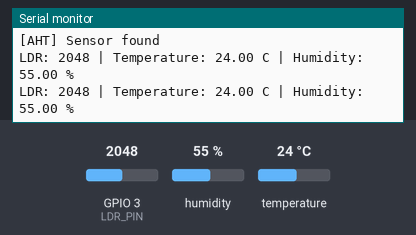
Bench run of a program on a simulated ESP32-C3. Shown: the last lines printed to the serial monitor. Inputs (shaded band) come from the test bench; at power-on: humidity 55 %, GPIO 3 (LDR_PIN) = 2048, temperature 24 °C.

Above: at 3.2 s.
3.3 s: humidity set to 22 %
At 4.6 s:
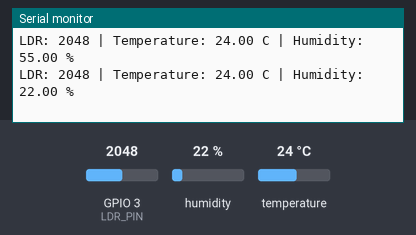
4.8 s: GPIO 3 (LDR_PIN) set to 2866
At 6.0 s:
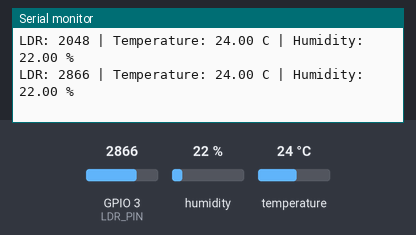
6.3 s: temperature set to 12 °C
At 7.2 s:
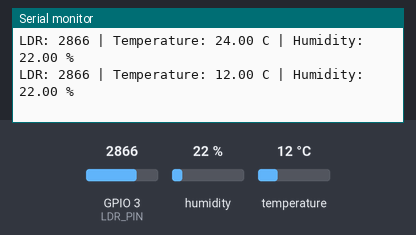
7.8 s: GPIO 3 (LDR_PIN) set to 3603
At 8.8 s:
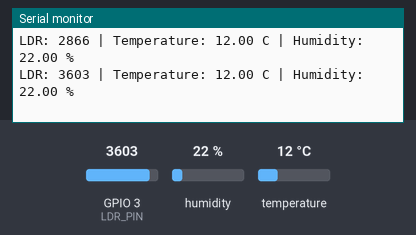
9.3 s: humidity set to 40 %
At 10.1 s:
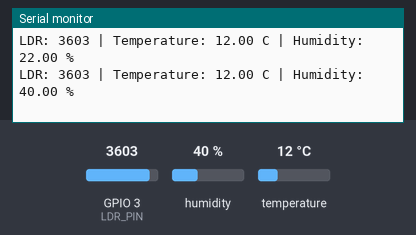
Timing chart, 0 to 11.8 s (numbered marks = the images above; inputs shaded):
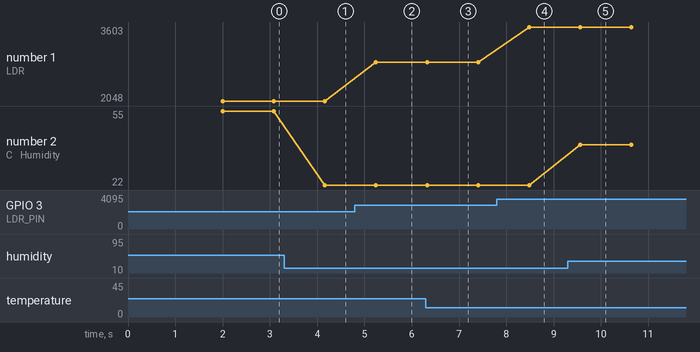

Measured:
- after the input at 3.3 s, the serial monitor: prints a new line after 0.86 s (image 1)
- after the input at 4.8 s, the serial monitor: prints a new line after 0.44 s (image 2)
- after the input at 6.3 s, the serial monitor: prints a new line at once (image 3)
- after the input at 7.8 s, the serial monitor: prints a new line after 0.69 s (image 4)
- after the input at 9.3 s, the serial monitor: prints a new line after 0.27 s (image 5)
- plotted number 1: 2048 → 2866 after the input at 4.8 s, 2866 → 3603 after the input at 7.8 s
- plotted number 2: 55 → 22 after the input at 3.3 s, 22 → 40 after the input at 9.3 s

The program:

main.cpp
```cpp
#include <Wire.h>
#include <Adafruit_AHTX0.h>

const int SDA_PIN = 8;
const int SCL_PIN = 9;
const int LDR_PIN = 3;

Adafruit_AHTX0 aht;
bool ahtFound = false;

void setup() {
  Serial.begin(115200);
  delay(2000);
  Serial.println("ESP32-C3 sensor read version");

  Wire.begin(SDA_PIN, SCL_PIN);
  for (int attempt = 1; attempt <= 5 && !ahtFound; attempt++) {
    Serial.printf("[AHT] Detect attempt %d/5\n", attempt);
    ahtFound = aht.begin();
    if (!ahtFound && attempt < 5) delay(500);
  }
  Serial.println(ahtFound ? "[AHT] Sensor found" : "[AHT] Sensor not found");
}

void loop() {
  const int light = analogRead(LDR_PIN);
  Serial.print("LDR: ");
  Serial.print(light);

  if (ahtFound) {
    sensors_event_t humidity, temperature;
    aht.getEvent(&humidity, &temperature);
    Serial.print(" | Temperature: ");
    Serial.print(temperature.temperature);
    Serial.print(" C | Humidity: ");
    Serial.print(humidity.relative_humidity);
    Serial.print(" %");
  } else {
    Serial.print(" | AHT10 unavailable");
  }

  Serial.println();
  delay(1000);
}
```
